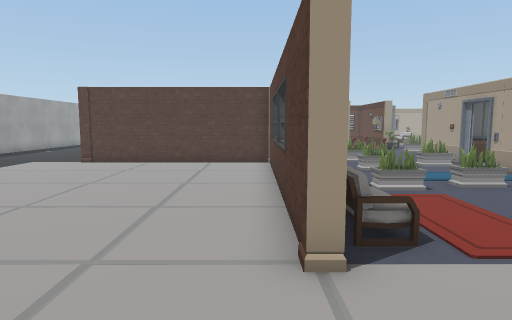
[1] (above)

24 first-person views from a walk through a Unity game level. The camera is 1.5 m above the floor, tilts 6° down and sees 75° across. The floor is counted in squares, 1 m on a side. Each view is taken from the middle of a square. On the plan, view 1 faces up. The plan holds only what a view shows up to about 15 squares ahead; the rest is blank. The place goes on beyond the plan. The player is left out. Door leaves are left out, so doorways stand open. Some surface patterns are stand-ins.

[2]
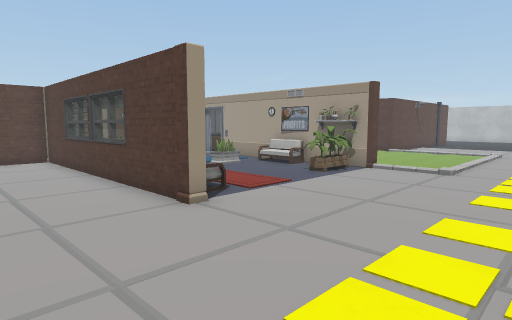

[3]
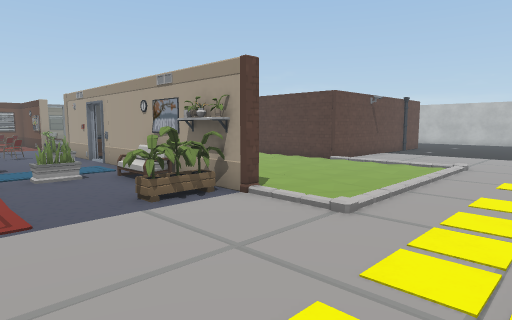

[4]
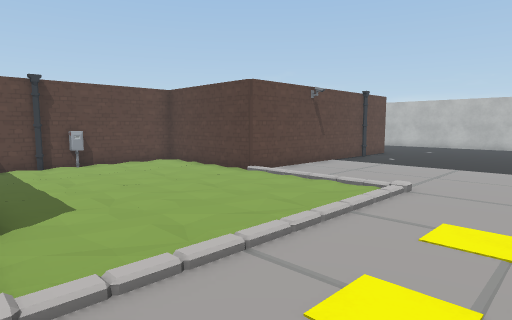

[5]
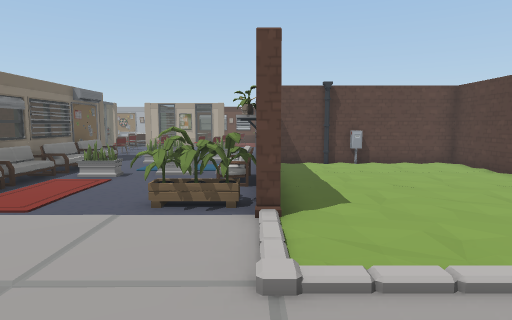

[6]
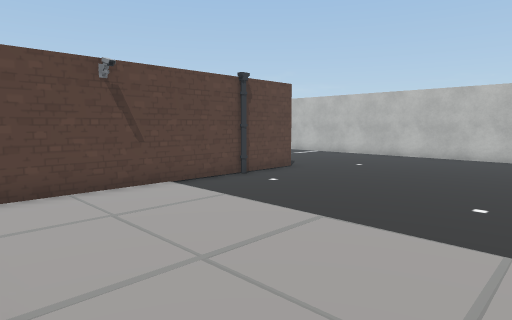

[7]
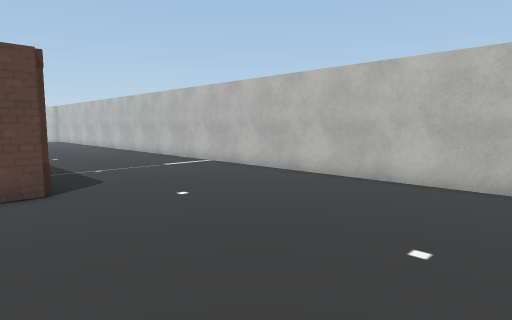

[8]
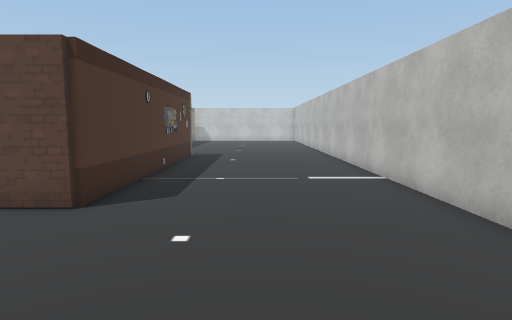

[9]
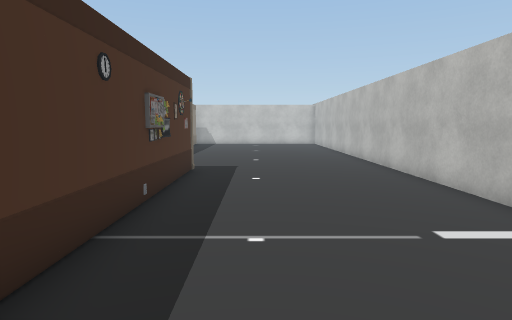

[10]
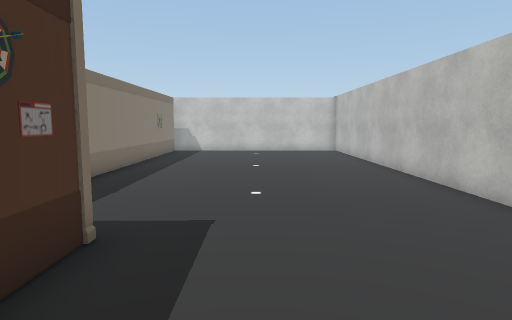

[11]
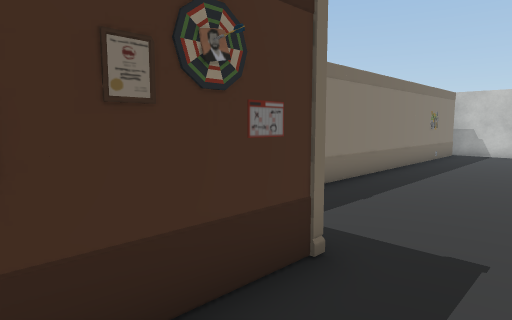

[12]
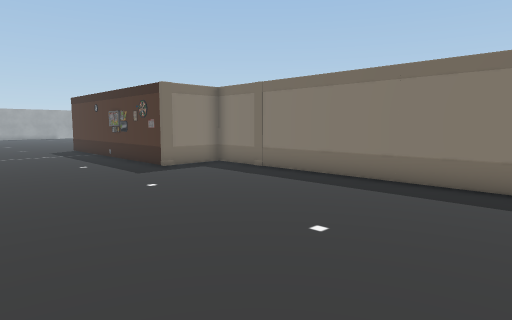

[13]
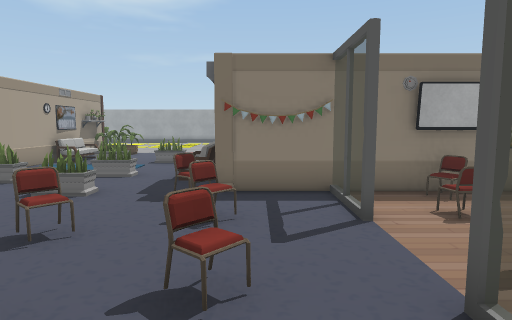

[14]
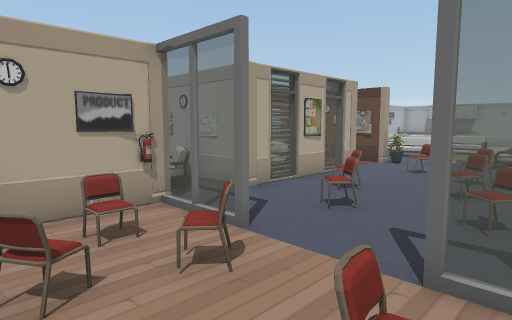

[15]
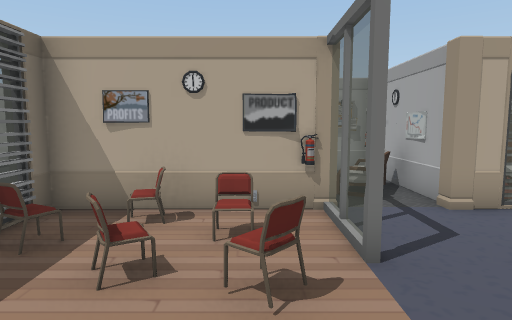

[16]
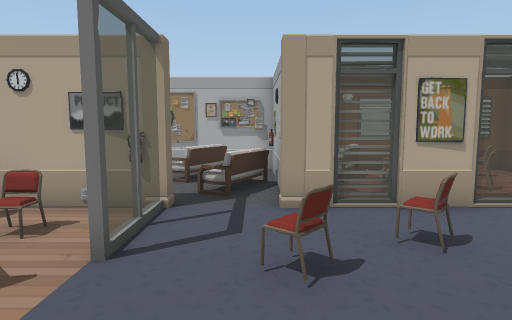

[17]
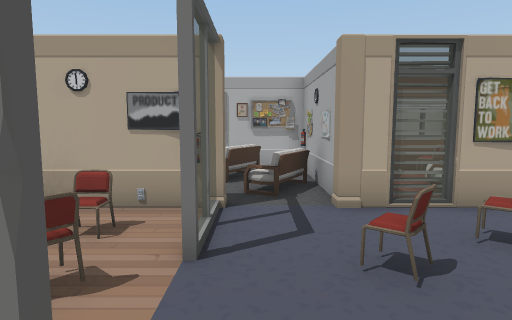

[18]
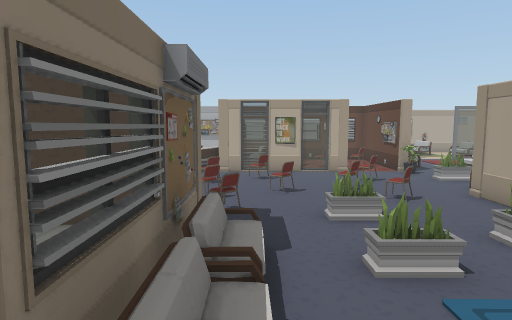

[19]
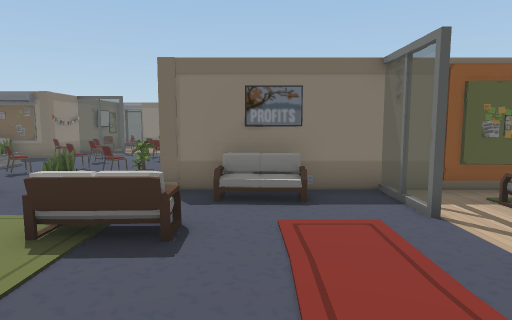

[20]
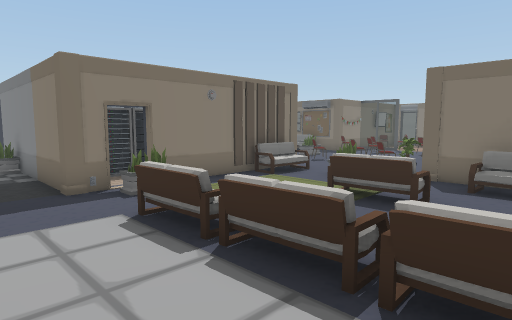

[21]
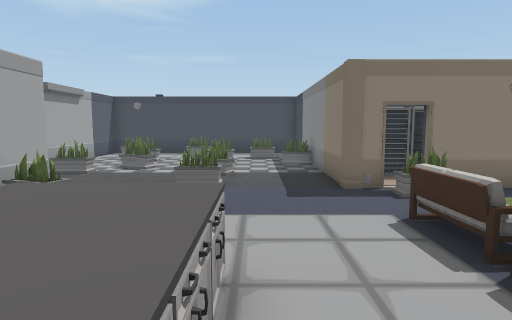

[22]
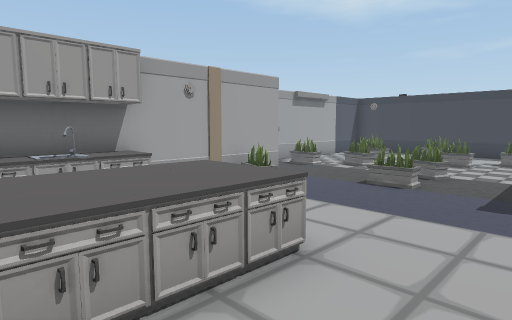

[23]
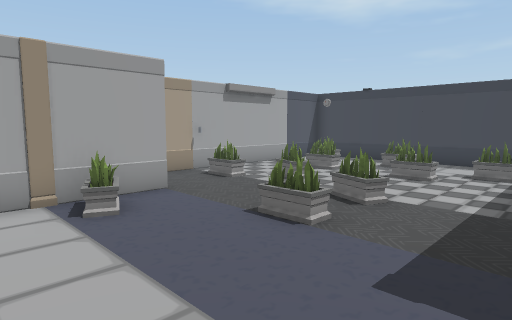

[24]
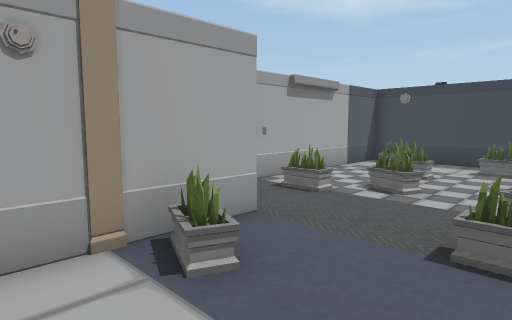

### Floor plan
Points are (right, up) in squares from view 1. A wall is a line through its corners. A room is listed if a view was taken in it or the views show most of it. See-through windows are left out.
Room 1 (views 1, 2, 3, 4, 5, 6, 7, 8, 9, 10, 11, 12, 13, 14, 15, 16, 17, 18, 19, 20, 21, 22, 23, 24)
walls: (8, 14.4) (8, 15.5); (14.9, 16.2) (15.5, 16.2); (15.8, 15.6) (15.8, 7.7); (8.5, 16.2) (12.6, 16.2); (15.7, 6.4) (15.7, 10.9) (8.9, 10.9); (8.1, 5.4) (7.6, 5.4); (17.7, 6.1) (25.5, 6.1) (25.5, 13.6); (8, 4.4) (8, 10.5); (7.7, 4.4) (7.7, 5.5); (8, 21.4) (8, 23.4); (1, 10.9) (0.5, 10.9); (0.9, 11.5) (0.9, 10.4); (0.6, 10.4) (0.6, 11.5); (0.5, 13.3) (-6.5, 13.3); (23, 15.9) (23, 17.6); (23.4, 17.6) (23.4, 16.2) (25.5, 16.2); (23.2, 5.8) (16.4, 5.8); (0.6, 5.4) (0.6, 7.5); (23, 19.5) (23, 20.6); (10.7, 25.8) (9.1, 25.8); (8, 25.4) (8, 25.8) (7.2, 25.8); (23.4, 20.6) (23.4, 19.5); (25.9, 15.6) (25.9, 5.8) (23.4, 5.8); (5.4, 25.8) (2.6, 25.8); (-3.5, 13.7) (-1.4, 13.7); (8.4, 27.5) (8.4, 21.5); (-2.4, 20.8) (-6.5, 20.8); (-4.9, 13.7) (-4.4, 13.7); (0.6, 25.4) (0.6, 25.8) (-2.5, 25.8); (23.4, 27.5) (23.4, 25.4); (32.7, -1) (32.7, 27.1)
ways out: open door at (15, 16)
objects: chair (-6, 19); chair (-5, 18); chair (-4, 14); chair (-4, 16); chair (-4, 20); other object (-4, 24) to (-3, 24); chair (-3, 18); chair (-3, 20); other object (-2, 14) to (0, 15); other object (-2, 19) to (-2, 20); pillar (-2, 21); other object (-2, 22) to (-2, 23); other object (-2, 24) to (0, 25); other object (-1, -1); fire extinguisher (-1, 21); other object (-1, 22) to (0, 23); other object (0, -2) to (1, -2); other object (0, -1) to (1, -1); chair (0, 18) to (1, 18); other object (0, 25); pillar (1, 3); pillar (1, 4); other object (1, 8) to (2, 8); other object (1, 9) to (2, 10); other object (1, 12) to (2, 13); pillar (1, 14); chair (1, 14) to (2, 15); chair (1, 16); chair (1, 19); pillar (1, 21); other object (1, 21) to (3, 23); poster (1, 22); other object (1, 24) to (3, 25); other object (2, -1) to (3, -1); other object (2, 4); other object (2, 6); other object (2, 19); plant (3, 8); other object (3, 16); chair (3, 17); other object (4, 21) to (5, 23); other object (4, 24) to (5, 25); other object (4, 25); other object (5, -1); plant (5, 8) to (6, 8); chair (5, 22) to (5, 23); other object (6, -1); plant (6, 4) to (7, 4); other object (6, 6) to (7, 6); other object (6, 9); other object (6, 11) to (7, 11); chair (6, 15) to (6, 16); other object (6, 18); chair (6, 19); pillar (6, 21); other object (6, 24) to (7, 25); other object (7, -1) to (8, -1); other object (7, 7) to (7, 8); plant (7, 12); other object (7, 23); pillar (8, 3); plant (8, 4); other object (8, 11); elevator (8, 12) to (9, 13); other object (8, 14); pillar (8, 16); plant (8, 20); pillar (8, 21); other object (9, -1); other object (9, 17) to (10, 17); other object (9, 22) to (9, 23); other object (9, 24); other object (10, -1) to (11, -1); elevator (10, 12) to (10, 13); other object (11, 20); other object (11, 22); other object (12, 11); other object (12, 12); rug (12, 20); other object (12, 21); other object (12, 22); other object (13, -1); other object (14, 16); plant (14, 17); other object (15, 19) to (15, 21); other object (15, 23); other object (15, 25); other object (16, 6); other object (16, 16); other object (16, 25); plant (17, 11); pillar (17, 16); plant (18, 9); counter (18, 21) to (18, 22); counter (18, 23) to (19, 24); plant (19, 10) to (20, 10); plant (19, 14); plant (19, 16); counter (19, 21) to (20, 22); counter (20, 23); counter (20, 24); plant (21, 8); plant (22, 12); plant (22, 18); counter (22, 21) to (23, 22); counter (22, 23) to (23, 24); plant (23, 10); other object (23, 18); pillar (23, 19); other object (23, 22); plant (24, 8); plant (24, 13); pillar (26, 16)

Positions as (right, up) in squares from view 1, and headings:
1: (0, 0), facing up
2: (-3, -2), facing up-right
3: (3, -2), facing up-right
4: (8, -2), facing up-right
5: (8, -2), facing up
6: (16, -2), facing up-right
7: (24, -2), facing up-right
8: (29, 0), facing up
9: (28, 5), facing up
10: (28, 12), facing up
11: (28, 13), facing up-left
12: (32, 27), facing down-left
13: (0, 21), facing down
14: (-5, 15), facing up-right
15: (-3, 15), facing up
16: (0, 15), facing up
17: (-1, 15), facing up
18: (2, 7), facing up
19: (16, 23), facing left
20: (18, 24), facing down-left
21: (18, 24), facing down
22: (16, 24), facing down-right
23: (16, 20), facing down-right
24: (19, 20), facing down-right
